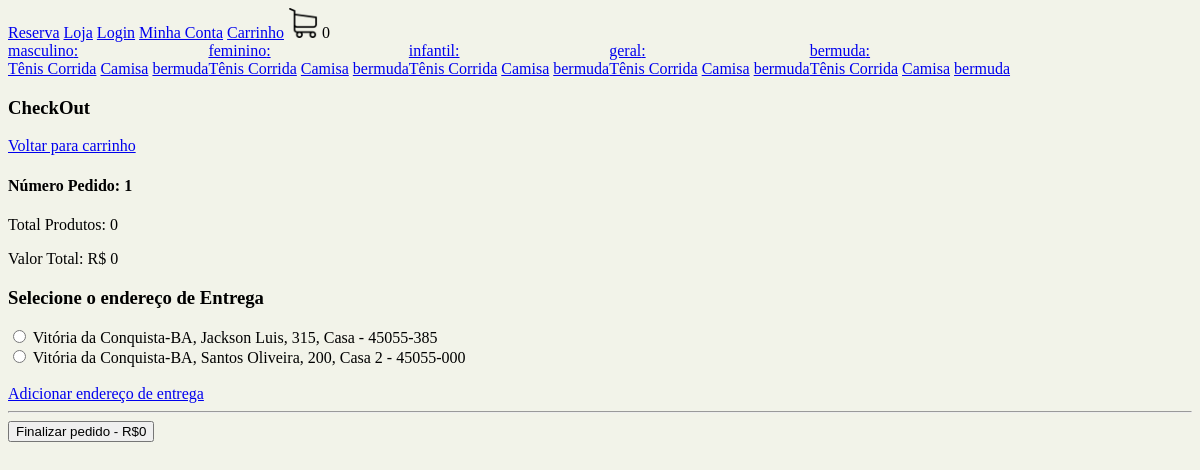
/checkout/ (signed in), run on an earlier commit of the app's database.
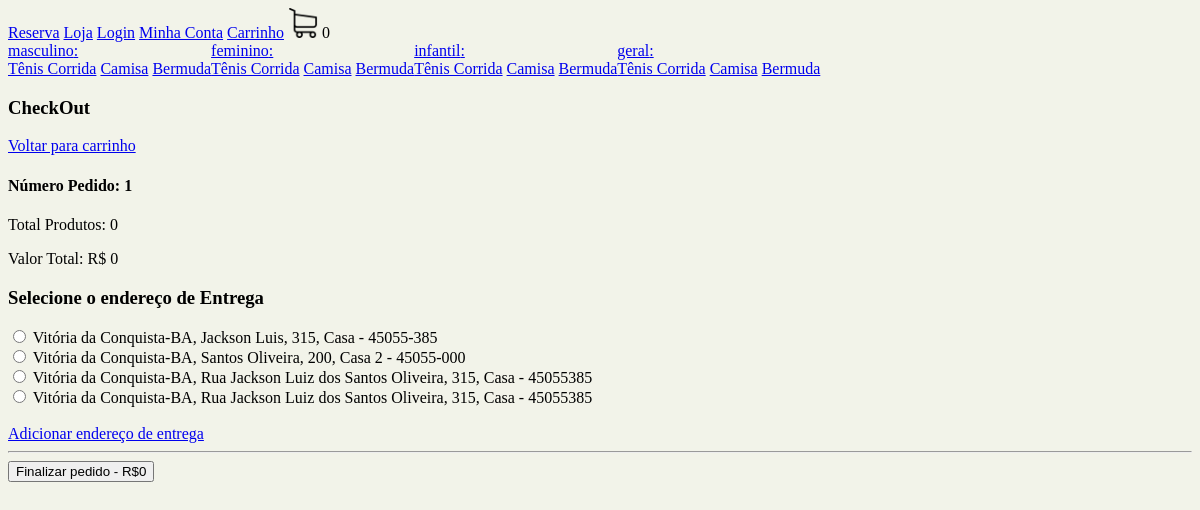
And on a later commit of the database.
### loja/models.py (models this page shows, shortened)
class Categoria(models.Model): #(Masculino, Feminino, Infantil)
    nome = models.CharField(max_length=200, null=True, blank=True)

class Tipo(models.Model): #(Camisa, Camiseta, Bermuda, Calça etx)
    nome = models.CharField(max_length=200, null=True, blank=True)

class Pedido(models.Model):
    codigo_transacao = models.CharField(max_length=200, null=True, blank=True)
    finalizado =       models.BooleanField(default=False)
    data_finalizacao = models.DateTimeField(null=True, blank=True)
    cliente =          models.ForeignKey(Cliente, null=True, blank=True, on_delete=models.SET_NULL)
    endereco =         models.ForeignKey(Endereco, null=True, blank=True, on_delete=models.SET_NULL)
    @property
    def quantidade_total(self):
        itens_pedido = ItensPedido.objects.filter(pedido__id=self.id)
        quantidade = sum([item.quantidade for item in itens_pedido])
        return quantidade
    @property
    def preco_total(self):
        itens_pedido = ItensPedido.objects.filter(pedido__id=self.id)
        preco = sum([item.preco_total for item in itens_pedido])
        return preco

class Endereco(models.Model):
    rua =         models.CharField(max_length=400, null=True, blank=True)
    complemento = models.CharField(max_length=400, null=True, blank=True)
    cep =         models.CharField(max_length=400, null=True, blank=True)
    cidade =      models.CharField(max_length=400, null=True, blank=True)
    estado =      models.CharField(max_length=400, null=True, blank=True)
    numero =      models.IntegerField(default=0)
    cliente =     models.ForeignKey(Cliente, null=True, blank=True, on_delete=models.SET_NULL)

### loja/views.py (the view)
# urls.py: path('checkout/', checkout, name="checkout"),
def checkout(request):
    if request.user.is_authenticated:
        cliente = request.user.cliente
    else:
        if request.COOKIES.get('id_sessao'):
            id_sessao = request.COOKIES.get('id_sessao')
            cliente, criado = Cliente.objects.get_or_create(id_sessao=id_sessao)
        else:
            return redirect('loja')
    pedido, criado = Pedido.objects.get_or_create(cliente=cliente, finalizado=False)
    enderecos = Endereco.objects.filter(cliente=cliente)
    context = {"pedido": pedido, "enderecos":enderecos}
    return render(request, 'checkout.html', context)

### loja/novos_context.py (called while the page is built)
def carrinho(request):
    quantidade_produtos_carrinho = 0
    if request.user.is_authenticated:
        cliente = request.user.cliente
    else:
        if request.COOKIES.get('id_sessao'):
            id_sessao = request.COOKIES.get('id_sessao')
            cliente, criado = Cliente.objects.get_or_create(id_sessao=id_sessao)
        else:
            return {"quantidade_produtos_carrinho":quantidade_produtos_carrinho}
    pedido, criado = Pedido.objects.get_or_create(cliente=cliente, finalizado=False)
    itens_pedido = ItensPedido.objects.filter(pedido=pedido)
    for item in itens_pedido:
        quantidade_produtos_carrinho += item.quantidade
    return {"quantidade_produtos_carrinho":quantidade_produtos_carrinho}

def categorias_tipos(request):
    categorias = Categoria.objects.all()
    tipos = Tipo.objects.all()
    return {"categorias":categorias, "tipos":tipos}

### loja/templates/checkout.html (shortened to what this page needs)
{% extends "base.html" %}
{% load static %}
{% block  body %}
<h3>CheckOut</h3>
<a href="{% url 'carrinho' %}">Voltar para carrinho</a>
<h4>Número Pedido: {{pedido.id}}</h4>
<p>Total Produtos: {{pedido.quantidade_total}}<br></p>
<p>Valor Total: R$ {{pedido.preco_total}}<br></p>
<form method="POST" action="">
    <h3>Selecione o endereço de Entrega</h3>
    {% for endereco in enderecos %}
    <input type="radio" name="endereco" value="{{ endereco.id }}">
    <label for="{{ endereco.id }}">{{ endereco.cidade }}-{{ endereco.estado }}, {{ endereco.rua }}, {{ endereco.numero }}, {{ endereco.complemento }} - {{ endereco.cep }}</label><br>
    {% endfor %}
    <br>
    <a href="{% url "adicionar_endereco" %}">Adicionar endereço de entrega</a>
    <hr>
    <button type="submit">Finalizar pedido - R${{pedido.preco_total}} </button>
</form>
{% endblock  %}

### loja/templates/base.html (shortened to what this page needs)
{% load static %}
<!DOCTYPE html>
<html lang="pt-br">
<head>
    <link rel="stylesheet" type="text/css" href="{% static 'css/main.css' %}"></link>
    <link rel="stylesheet" href="https://cdnjs.cloudflare.com/ajax/libs/font-awesome/6.5.1/css/all.min.css" />
</head>
<body>
    {% include "navbar.html" %}
    {%  block body %}
    {% endblock %}
</body>
</html>

### loja/templates/navbar.html
{% load static %}
<nav>
    <a href="{% url 'homepage' %}">Reserva</a>
    <a href="{% url 'loja' %}">Loja</a>
    <a href="{% url 'login' %}">Login</a>
    <a href="{% url 'minha_conta' %}">Minha Conta</a>
    <a href="{% url 'carrinho' %}">Carrinho</a>
    <img src="{% static 'images/carrinho.png' %}" width="30px" height="30px" alt="">
    {{ quantidade_produtos_carrinho }}
    <div style="display: flex;">
        {% for categoria in categorias %}
        <div>
            <a href="{% url 'loja' %}{{categoria.nome}}">{{categoria.nome}}: </a>
            <br>
            {% for tipo in tipos %}
                <a href='{% url 'loja' %}{{categoria.nome}}-{{tipo.nome}}'>{{tipo.nome}}</a>
            {% endfor %}
        </div>
        {% endfor %}
    </div>
</nav>

### static/css/main.css (style rules this page uses)
body { background-color: rgb(242, 243, 233); }

What changed in the data, as far as the page shows it:
removed Categoria: nome "bermuda", Tipo (nome "Tênis Corrida"), Tipo (nome "Camisa"), Tipo (nome "bermuda")
changed Tipo: nome "bermuda" → "Bermuda"
added Endereco: cidade "Vitória da Conquista", estado "BA", rua "Rua Jackson Luiz dos Santos Oliveira", numero "315", complemento "Casa", cep "45055385"
added Endereco: cidade "Vitória da Conquista", estado "BA", rua "Rua Jackson Luiz dos Santos Oliveira", numero "315", complemento "Casa", cep "45055385"
